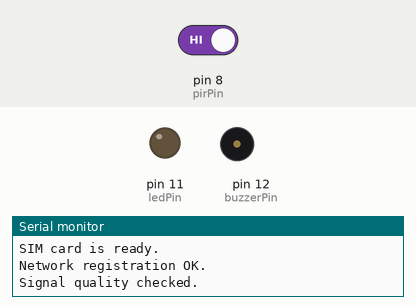
The sketch below on a simulated Arduino Mega 2560, built with avr-gcc and run on an emulated ATmega2560. Shown: output pins drawn as LEDs (lit = HIGH), buzzer (waves = sounding, pin HIGH), the last lines printed to the serial monitor. The inputs (shaded band) are chosen by the test bench; at power-on: pin 8 (pirPin) HIGH. The modem accepts every AT command (registered, SIM ready, sends succeed) and sends nothing else; pins used as bus, display or sensor lines are not drawn.

Above: at 2.7 s.
2.8 s: pin 8 (pirPin) driven HIGH
At 10.12 s:
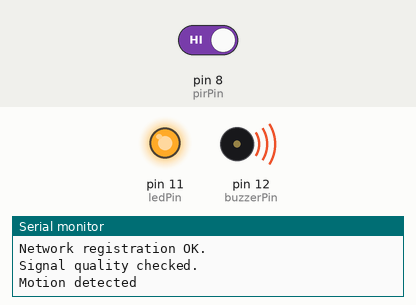
At 12.1 s:
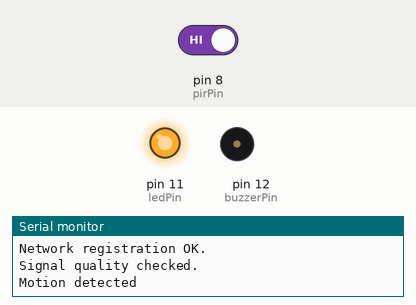
Timing chart, 0 to 13.6 s (numbered marks = the images above; inputs shaded):
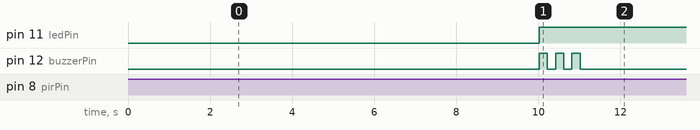

The sketch:

MOTION_ALARM_WITH_SMS.ino
```cpp
#include <SoftwareSerial.h>

// ------------------------
// Pin Configuration
// ------------------------
const int pirPin = 8;           // PIR motion sensor pin
const int buzzerPin = 12;       // Buzzer output pin
const int ledPin = 11;          // LED indicator pin
const int simResetPin = 49;     // SIM800 reset control pin

// Create a software serial connection to the SIM800 module
SoftwareSerial sim800(51, 53);  // RX = 51, TX = 53

// ------------------------
// Alert Message Details
// ------------------------
const char phoneNumber[] = "+254748601059";                // Destination phone number
const char alertMessage[] = "Motion detected at your premises.";  // SMS body

// ------------------------
// State Tracking Variables
// ------------------------
bool messageSent = false;
unsigned long lastHealthCheck = 0;
const unsigned long healthCheckInterval = 60000; // Check SIM800 every 60 seconds
unsigned long lastAlertTime = 0;
const unsigned long alertCooldown = 10000;       // 10 second cooldown between alerts

// ------------------------
// Setup Function
// ------------------------
void setup() {
  Serial.begin(9600);     // Start serial monitor
  sim800.begin(9600);     // Start SIM800 serial communication

  // Set pin modes
  pinMode(pirPin, INPUT);
  pinMode(buzzerPin, OUTPUT);
  pinMode(ledPin, OUTPUT);
  pinMode(simResetPin, OUTPUT);
  digitalWrite(simResetPin, HIGH); // Ensure SIM800 stays powered

  Serial.println("Initializing SIM800...");

  // Perform startup checks
  if (!checkModuleReady()) {
    Serial.println("SIM800L did not respond. Halting.");
    while (true) errorAlert();
  }

  if (!checkSIMReady()) {
    Serial.println("SIM not ready.");
    while (true) errorAlert();
  }

  if (!checkNetworkRegistered()) {
    Serial.println("Not registered to network.");
    while (true) errorAlert();
  }

  if (!checkSignalQuality()) {
    while (true) errorAlert();
  }
}

// ------------------------
// Main Loop Function
// ------------------------
void loop() {
  int motion = digitalRead(pirPin);

  // Motion detected and cooldown passed
  if (detectMotion() && (millis() - lastAlertTime > alertCooldown)) {
    Serial.println("Motion detected");

    digitalWrite(ledPin, HIGH);  // Turn on LED
    buzzAlert();                 // Sound buzzer alert

    // Send SMS
    if (sendSMS(phoneNumber, alertMessage)) {
      Serial.println("✅ SMS sent.");
      messageSent = true;
      lastAlertTime = millis(); // Start cooldown
    } else {
      Serial.println("❌ Failed to send SMS.");
    }
  }
  // No motion
  else if (motion == LOW) {
    digitalWrite(ledPin, LOW);
    messageSent = false;
  }

  // Periodic health check of SIM800
  if (millis() - lastHealthCheck >= healthCheckInterval) {
    Serial.println("⏱ Performing SIM800 health check...");

    if (!checkAll()) {
      Serial.println("⚠ SIM800 check failed. Attempting recovery...");

      // Retry 3 times before reset
      for (int i = 0; i < 3; i++) {
        if (checkAll()) {
          Serial.println("✅ Recovery successful.");
          break;
        }
        Serial.println("Retrying...");
        delay(2000);
      }

      // Hard reset if recovery fails
      if (!checkAll()) {
        Serial.println("❌ Recovery failed. Resetting SIM800...");
        resetSIM800();
        delay(3000);

        if (!checkAll()) {
          Serial.println("❌ SIM800 failed after reset.");
          errorAlert();
        } else {
          Serial.println("✅ SIM800 recovered after reset.");
        }
      }
    }

    lastHealthCheck = millis(); // Reset timer
  }
}

// ------------------------
// Detect Motion with Debounce
// ------------------------
bool detectMotion() {
  static unsigned long lastMotionTime = 0;
  const unsigned long debounceDuration = 500; // 0.5 seconds

  if (digitalRead(pirPin) == HIGH) {
    if (millis() - lastMotionTime > debounceDuration) {
      lastMotionTime = millis();
      return true;
    }
  }
  return false;
}

// ------------------------
// Send SMS via SIM800
// ------------------------
bool sendSMS(const char* number, const char* message) {
  if (!sendATCommand("AT+CMGF=1", "OK", 2000)) return false;

  sim800.print("AT+CMGS=\"");
  sim800.print(number);
  sim800.println("\"");
  delay(1000);

  sim800.print(message);
  sim800.write(26); // ASCII code for Ctrl+Z to send SMS

  return waitResponse("OK", 7000);
}

// ------------------------
// SIM800 Check Utilities
// ------------------------
bool checkAll() {
  return checkModuleReady() && checkSIMReady() && checkNetworkRegistered();
}

bool checkModuleReady() {
  for (int i = 0; i < 3; i++) {
    if (sendATCommand("AT", "OK", 2000)) {
      Serial.println("SIM800 is responsive.");
      return true;
    }
    delay(1000);
  }
  return false;
}

bool checkSIMReady() {
  for (int i = 0; i < 3; i++) {
    sim800.println("AT+CPIN?");
    if (waitResponse("+CPIN: READY", 3000)) {
      Serial.println("SIM card is ready.");
      return true;
    }
    delay(1000);
  }
  return false;
}

bool checkNetworkRegistered() {
  for (int i = 0; i < 3; i++) {
    sim800.println("AT+CREG?");
    if (waitResponse("+CREG: 0,1", 3000) || waitResponse("+CREG: 0,5", 3000)) {
      Serial.println("Network registration OK.");
      return true;
    }
    delay(1000);
  }
  return false;
}

bool checkSignalQuality() {
  sim800.println("AT+CSQ");
  if (waitResponse("+CSQ:", 2000)) {
    Serial.println("Signal quality checked.");
    return true;
  } else {
    Serial.println("Warning: Unable to check signal quality.");
    return false;
  }
}

// ------------------------
// AT Command Utilities
// ------------------------
bool sendATCommand(const char* cmd, const char* expected, unsigned long timeout) {
  sim800.println(cmd);
  return waitResponse(expected, timeout);
}

bool waitResponse(const char* expected, unsigned long timeout) {
  unsigned long start = millis();
  String resp = "";

  while (millis() - start < timeout) {
    while (sim800.available()) {
      char c = sim800.read();
      resp += c;
    }
    if (resp.indexOf(expected) != -1) return true;
  }
  return false;
}

// ------------------------
// SIM800 Reset Function
// ------------------------
void resetSIM800() {
  digitalWrite(simResetPin, LOW);   // Pull reset pin LOW
  delay(200);
  digitalWrite(simResetPin, HIGH);  // Then HIGH to restart
  Serial.println("🔁 SIM800 reset triggered.");
}

// ------------------------
// Buzzer Alert Function
// ------------------------
void buzzAlert() {
  for (int i = 0; i < 3; i++) {
    digitalWrite(buzzerPin, HIGH);
    delay(200);
    digitalWrite(buzzerPin, LOW);
    delay(200);
  }
}

// ------------------------
// Continuous Error Alert
// ------------------------
void errorAlert() {
  digitalWrite(buzzerPin, HIGH);
  delay(300);
  digitalWrite(buzzerPin, LOW);
  delay(300);
}
```
